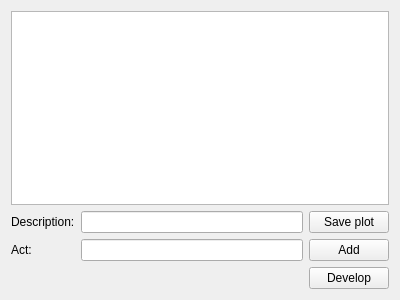
<?xml version="1.0" encoding="UTF-8"?>
<ui version="4.0">
 <class>Junior</class>
 <widget class="QWidget" name="Junior">
  <property name="geometry">
   <rect>
    <x>0</x>
    <y>0</y>
    <width>400</width>
    <height>300</height>
   </rect>
  </property>
  <property name="windowTitle">
   <string>Junior</string>
  </property>
  <layout class="QVBoxLayout" name="verticalLayout_2">
   <item>
    <widget class="QTableView" name="tableView"/>
   </item>
   <item>
    <layout class="QHBoxLayout" name="horizontalLayout">
     <item>
      <layout class="QFormLayout" name="formLayout">
       <item row="0" column="0">
        <widget class="QLabel" name="label">
         <property name="text">
          <string>Description:</string>
         </property>
        </widget>
       </item>
       <item row="0" column="1">
        <widget class="QLineEdit" name="descriptionLineEdit"/>
       </item>
       <item row="1" column="0">
        <widget class="QLabel" name="label_2">
         <property name="text">
          <string>Act:</string>
         </property>
        </widget>
       </item>
       <item row="1" column="1">
        <widget class="QLineEdit" name="actLineEdit"/>
       </item>
      </layout>
     </item>
     <item>
      <layout class="QVBoxLayout" name="verticalLayout">
       <item>
        <widget class="QPushButton" name="plotButton">
         <property name="text">
          <string>Save plot</string>
         </property>
        </widget>
       </item>
       <item>
        <widget class="QPushButton" name="addPushButton">
         <property name="text">
          <string>Add</string>
         </property>
        </widget>
       </item>
       <item>
        <widget class="QPushButton" name="developPushButton">
         <property name="text">
          <string>Develop</string>
         </property>
        </widget>
       </item>
      </layout>
     </item>
    </layout>
   </item>
  </layout>
 </widget>
 <layoutdefault spacing="6" margin="11"/>
 <resources/>
 <connections/>
</ui>
